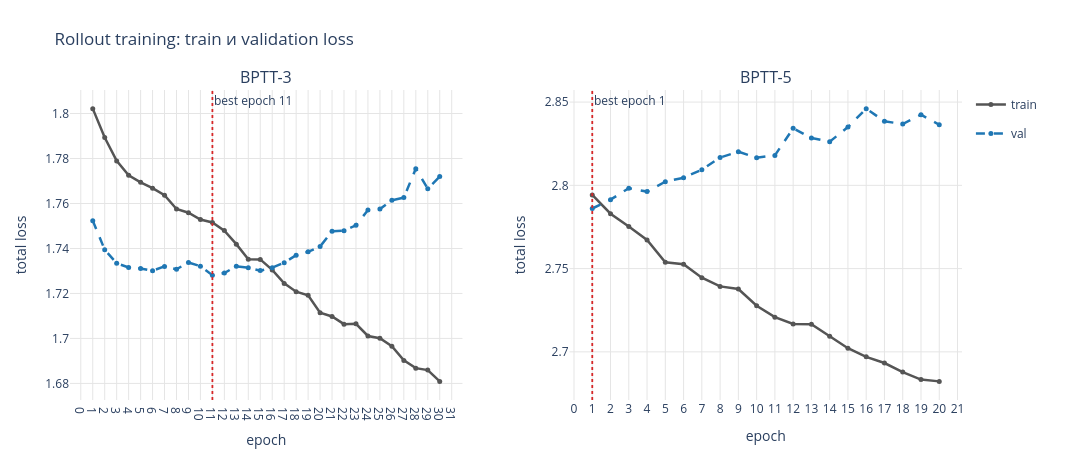

Source (notebook cell):
### Markdown cell above
### Что произошло во время rollout-обучения

Train/validation loss для BPTT-3 и BPTT-5 нельзя сравнивать напрямую по абсолютному значению: BPTT-5 суммирует ошибку на более длинном rollout-окне. Сравнивать нужно форму кривых и итоговые test rollout-метрики выше.

- Для **BPTT-3** лучший checkpoint получен на эпохе 11: validation loss продолжал улучшаться достаточно долго.
- Для **BPTT-5** лучший checkpoint получен уже на эпохе 1. Train loss снижался, но validation loss затем ухудшался — это признак того, что текущая настройка BPTT-5 сложнее оптимизируется и начинает переобучаться.
- Текущий дифференцируемый rollout обучает движение и форму фиксированного набора клеток. Рождения, деления и смерти клеток в этом сравнении не моделируются.

### Code cell
rollout_run_dirs = {
    "BPTT-3": PROJECT_ROOT / "GNN" / "runs" / "gnn_rollout_bptt3_full_seed17",
    "BPTT-5": PROJECT_ROOT / "GNN" / "runs" / "gnn_rollout_bptt5_full_seed17",
}

training_rows = []
training_summaries = []
for label, run_dir in rollout_run_dirs.items():
    history_path = run_dir / "history.json"
    summary_path = run_dir / "run_summary.json"
    if not history_path.exists() or not summary_path.exists():
        print(f"{label}: нет history.json или run_summary.json, пропуск")
        continue
    history = json.loads(history_path.read_text(encoding="utf-8"))
    summary = json.loads(summary_path.read_text(encoding="utf-8"))
    for row in history:
        training_rows.append({"model": label, **row})
    training_summaries.append({
        "Модель": label,
        "Rollout steps": summary["config"]["rollout_steps"],
        "Лучшая эпоха": summary["best_epoch"],
        "Лучший validation loss": summary["best_metric"],
        "Checkpoint": str(run_dir / "best.pt"),
    })

training_history_df = pd.DataFrame(training_rows)
training_summary_df = pd.DataFrame(training_summaries)

fig_training = make_subplots(
    rows=1, cols=2,
    subplot_titles=list(rollout_run_dirs.keys()),
    shared_yaxes=False,
    horizontal_spacing=0.12,
)

for col, label in enumerate(rollout_run_dirs.keys(), start=1):
    model_history = training_history_df[training_history_df["model"] == label]
    if model_history.empty:
        continue
    for phase, color, dash in [("train", "#555555", "solid"), ("val", "#1f77b4", "dash")]:
        phase_df = model_history[model_history["phase"] == phase].sort_values("epoch")
        fig_training.add_trace(
            go.Scatter(
                x=phase_df["epoch"], y=phase_df["loss_total"],
                mode="lines+markers",
                name=phase,
                legendgroup=phase,
                showlegend=(col == 1),
                line=dict(color=color, width=2.5, dash=dash),
                marker=dict(color=color, size=5),
                hovertemplate=f"{label} | {phase}<br>epoch=%{{x}}<br>loss=%{{y:.4f}}<extra></extra>",
            ),
            row=1, col=col,
        )
    best_row = training_summary_df[training_summary_df["Модель"] == label].iloc[0]
    fig_training.add_vline(
        x=float(best_row["Лучшая эпоха"]),
        line_width=1.8,
        line_dash="dot",
        line_color="#d62728",
        annotation_text=f"best epoch {int(best_row['Лучшая эпоха'])}",
        annotation_position="top right",
        row=1, col=col,
    )
    fig_training.update_xaxes(title_text="epoch", dtick=1, row=1, col=col)
    fig_training.update_yaxes(title_text="total loss", row=1, col=col)

fig_training.update_layout(
    title="Rollout training: train и validation loss",
    width=1100,
    height=460,
    plot_bgcolor="white",
    legend=dict(x=1.01, y=1, xanchor="left"),
    margin=dict(l=70, r=130, t=90, b=60),
)
fig_training.update_xaxes(showgrid=True, gridcolor="#e5e5e5", zeroline=False)
fig_training.update_yaxes(showgrid=True, gridcolor="#e5e5e5", zeroline=False)
fig_training.show()

display(training_summary_df.style.format({"Лучший validation loss": "{:.6f}"}))

### Figure 1 — Plotly figure (JSON) as saved in the notebook; plotly's stock layout.template omitted (floating-point values rounded to 4 significant figures)
{"data": [{"hovertemplate": "BPTT-3 | train<br>epoch=%{x}<br>loss=%{y:.4f}<extra></extra>", "legendgroup": "train", "line": {"color": "#555555", "dash": "solid", "width": 2.5}, "marker": {"color": "#555555", "size": 5}, "mode": "lines+markers", "name": "train", "showlegend": true, "type": "scatter", "x": [1, 2, 3, 4, 5, 6, 7, 8, 9, 10, 11, 12, 13, 14, 15, 16, 17, 18, 19, 20, 21, 22, 23, 24, 25, 26, 27, 28, 29, 30], "xaxis": "x", "y": [1.802, 1.789, 1.779, 1.773, 1.769, 1.767, 1.764, 1.758, 1.756, 1.753, 1.752, 1.748, 1.742, 1.735, 1.735, 1.73, 1.724, 1.721, 1.719, 1.711, 1.71, 1.706, 1.707, 1.701, 1.7, 1.696, 1.69, 1.687, 1.686, 1.681], "yaxis": "y"}, {"hovertemplate": "BPTT-3 | val<br>epoch=%{x}<br>loss=%{y:.4f}<extra></extra>", "legendgroup": "val", "line": {"color": "#1f77b4", "dash": "dash", "width": 2.5}, "marker": {"color": "#1f77b4", "size": 5}, "mode": "lines+markers", "name": "val", "showlegend": true, "type": "scatter", "x": [1, 2, 3, 4, 5, 6, 7, 8, 9, 10, 11, 12, 13, 14, 15, 16, 17, 18, 19, 20, 21, 22, 23, 24, 25, 26, 27, 28, 29, 30], "xaxis": "x", "y": [1.752, 1.739, 1.733, 1.732, 1.731, 1.73, 1.732, 1.731, 1.734, 1.732, 1.728, 1.729, 1.732, 1.731, 1.73, 1.731, 1.734, 1.737, 1.739, 1.741, 1.748, 1.748, 1.75, 1.757, 1.758, 1.761, 1.763, 1.775, 1.767, 1.772], "yaxis": "y"}, {"hovertemplate": "BPTT-5 | train<br>epoch=%{x}<br>loss=%{y:.4f}<extra></extra>", "legendgroup": "train", "line": {"color": "#555555", "dash": "solid", "width": 2.5}, "marker": {"color": "#555555", "size": 5}, "mode": "lines+markers", "name": "train", "showlegend": false, "type": "scatter", "x": [1, 2, 3, 4, 5, 6, 7, 8, 9, 10, 11, 12, 13, 14, 15, 16, 17, 18, 19, 20], "xaxis": "x2", "y": [2.794, 2.783, 2.775, 2.767, 2.754, 2.753, 2.745, 2.739, 2.738, 2.728, 2.721, 2.717, 2.717, 2.709, 2.702, 2.697, 2.693, 2.688, 2.683, 2.682], "yaxis": "y2"}, {"hovertemplate": "BPTT-5 | val<br>epoch=%{x}<br>loss=%{y:.4f}<extra></extra>", "legendgroup": "val", "line": {"color": "#1f77b4", "dash": "dash", "width": 2.5}, "marker": {"color": "#1f77b4", "size": 5}, "mode": "lines+markers", "name": "val", "showlegend": false, "type": "scatter", "x": [1, 2, 3, 4, 5, 6, 7, 8, 9, 10, 11, 12, 13, 14, 15, 16, 17, 18, 19, 20], "xaxis": "x2", "y": [2.786, 2.791, 2.798, 2.796, 2.802, 2.805, 2.809, 2.817, 2.82, 2.817, 2.818, 2.834, 2.828, 2.826, 2.835, 2.846, 2.838, 2.837, 2.842, 2.836], "yaxis": "y2"}], "layout": {"annotations": [{"font": {"size": 16}, "showarrow": false, "text": "BPTT-3", "x": 0.22, "xanchor": "center", "xref": "paper", "y": 1, "yanchor": "bottom", "yref": "paper"}, {"font": {"size": 16}, "showarrow": false, "text": "BPTT-5", "x": 0.78, "xanchor": "center", "xref": "paper", "y": 1, "yanchor": "bottom", "yref": "paper"}, {"showarrow": false, "text": "best epoch 11", "x": 11, "xanchor": "left", "xref": "x", "y": 1, "yanchor": "top", "yref": "y domain"}, {"showarrow": false, "text": "best epoch 1", "x": 1, "xanchor": "left", "xref": "x2", "y": 1, "yanchor": "top", "yref": "y2 domain"}], "height": 460, "legend": {"x": 1.01, "xanchor": "left", "y": 1}, "margin": {"b": 60, "l": 70, "r": 130, "t": 90}, "plot_bgcolor": "white", "shapes": [{"line": {"color": "#d62728", "dash": "dot", "width": 1.8}, "type": "line", "x0": 11, "x1": 11, "xref": "x", "y0": 0, "y1": 1, "yref": "y domain"}, {"line": {"color": "#d62728", "dash": "dot", "width": 1.8}, "type": "line", "x0": 1, "x1": 1, "xref": "x2", "y0": 0, "y1": 1, "yref": "y2 domain"}], "title": {"text": "Rollout training: train и validation loss"}, "width": 1100, "xaxis": {"anchor": "y", "domain": [0, 0.44], "dtick": 1, "gridcolor": "#e5e5e5", "showgrid": true, "title": {"text": "epoch"}, "zeroline": false}, "xaxis2": {"anchor": "y2", "domain": [0.56, 1], "dtick": 1, "gridcolor": "#e5e5e5", "showgrid": true, "title": {"text": "epoch"}, "zeroline": false}, "yaxis": {"anchor": "x", "domain": [0, 1], "gridcolor": "#e5e5e5", "showgrid": true, "title": {"text": "total loss"}, "zeroline": false}, "yaxis2": {"anchor": "x2", "domain": [0, 1], "gridcolor": "#e5e5e5", "showgrid": true, "title": {"text": "total loss"}, "zeroline": false}}}
